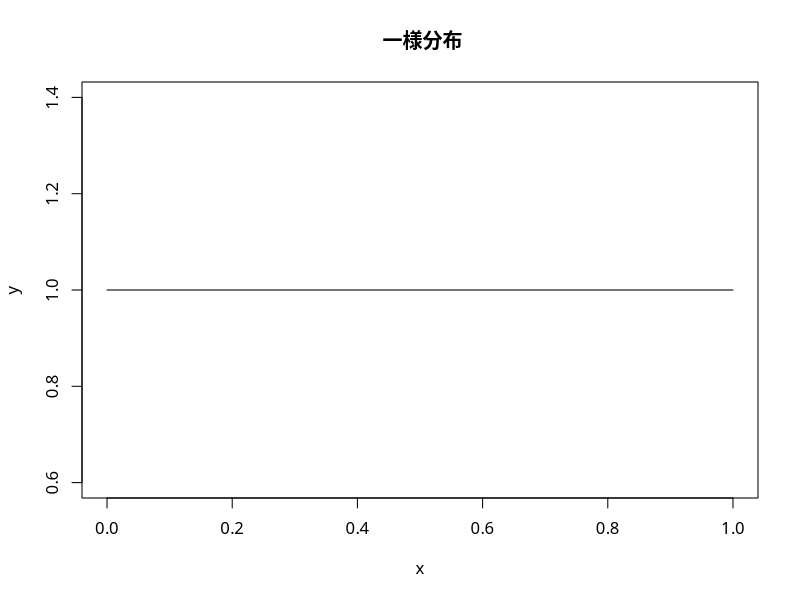

This figure's R source:
x = 0:1
y = dunif(x,0,1)
par(family="HiraMaruProN-W4")                  
plot(x,y,type='l',xlab='x',ylab='y',main=' 一様分布')
